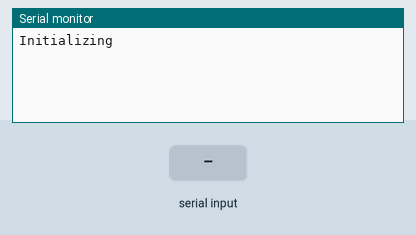
Bench run of a sketch on a simulated Arduino Uno, built with avr-gcc and run on an emulated ATmega328P. Parts: the last lines printed to the serial monitor. Inputs (shaded band) come from the test bench.

Above: at 1.2 s.
1.3 s: "90,45\n" received over the second serial link
At 2.1 s:
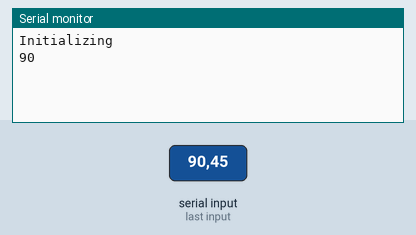
2.8 s: "30,150\n" received over the second serial link
At 3.3 s:
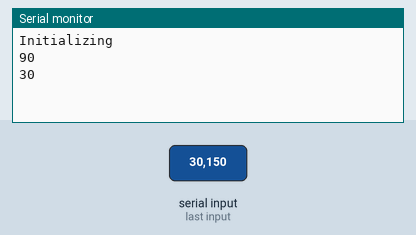

The sketch:

passive_RAW_arduino.ino
```cpp
#define DEBUG 1
#define USE_SOFTWARE_SERIAL 1
#define  BAUNDRATE 9600


#if USE_SOFTWARE_SERIAL == 1

  #include <SoftwareSerial.h>
  const byte RX_PIN = 6;
  const byte TX_PIN = 7;
  SoftwareSerial my_serial(RX_PIN, TX_PIN);
  #define SERIAL my_serial

#elif USE_SOFTWARE_SERIAL == 0

  #define SERIAL Serial
  #define DEBUG  0

#endif

const int MAX_BUFFER = 15;

char buff[MAX_BUFFER];

void setup() {

    SERIAL.begin(BAUNDRATE);

  #if DEBUG == 1
    Serial.begin(BAUNDRATE);
    Serial.println("Initializing");
  #endif

}

void loop() {
  int index = 0;
  char c;
  int value;

 /*
 * PART 01 -- RECEIVING DATA
 */

  if (SERIAL.available() > 0) {

    while (SERIAL.available()) {
      c = SERIAL.read();

   delay(1);
     if ((c != '\r' && c!= '\n') && index < MAX_BUFFER) {
         buff[index++] = c;
      }


      if (c == '\n' && index > 0){
        value = atoi(buff);
        Serial.println(value);
        index = 0;

       for (int i = 0; i < MAX_BUFFER; i++) {
       buff[i] = '\0';
    }
      }

    }

    #if DEBUG == 1
     Serial.println(buff);
    #endif
  }
}
```

Measured:
- after the input at 1.3 s, the serial monitor: prints a new line at once (image 1)
- after the input at 2.8 s, the serial monitor: prints a new line at once (image 2)
